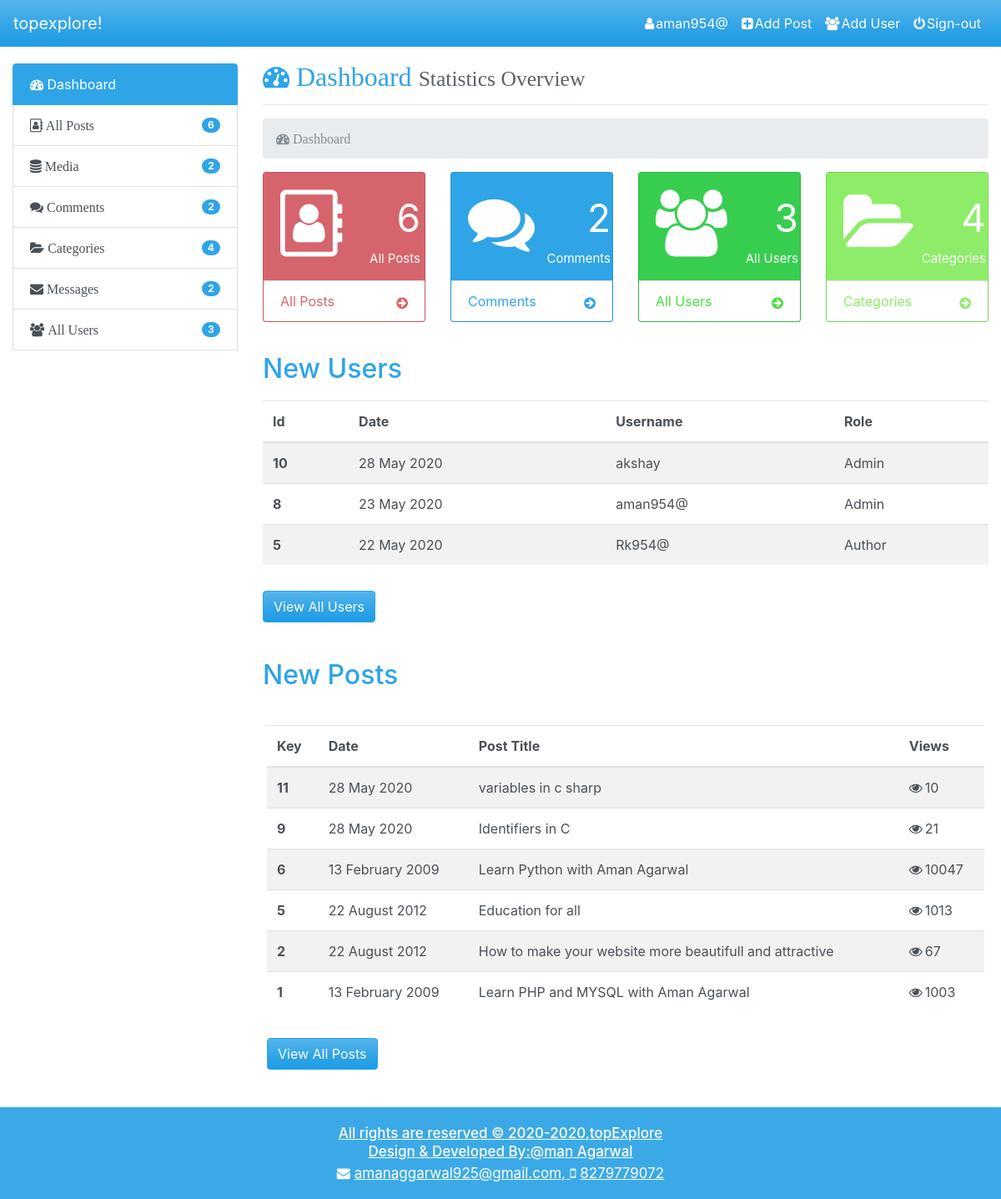
The page /admin/index.php (signed in) on the database its author committed.
### tables this page shows
CREATE TABLE `users` (
  `id` int(11) NOT NULL,
  `date` int(11) NOT NULL,
  `first_name` varchar(255) NOT NULL,
  `last_name` varchar(255) NOT NULL,
  `username` varchar(255) NOT NULL,
  `mail` varchar(255) NOT NULL,
  `image` varchar(255) NOT NULL,
  `password` varchar(255) NOT NULL,
  `role` varchar(255) NOT NULL,
  `details` text NOT NULL,
  `salt` varchar(255) NOT NULL DEFAULT '$2y$10$quickbrownfoxjumpsover'
);

CREATE TABLE `post` (
  `id` int(11) NOT NULL,
  `date` int(11) NOT NULL,
  `title` varchar(255) NOT NULL,
  `author` varchar(255) NOT NULL,
  `author_image` varchar(255) NOT NULL,
  `image` varchar(255) NOT NULL,
  `category` varchar(255) NOT NULL,
  `tags` varchar(255) NOT NULL,
  `post_data` text NOT NULL,
  `views` int(11) NOT NULL,
  `status` varchar(255) NOT NULL
);

### admin/index.php (the view, shortened to what this page needs)
<?php
 require_once('inc/top.php'); ?>
  </head>
  <body>
    <?php require_once('inc/nav.php');
     ?>
    <div class="container-fluid">
<div class="row" style="margin-top:20px;">
  <div class="col-lg-3 col-md-12 col-sm-12">
    <?php require_once('inc/sidebar.php'); ?>
</div>
<div class="col-lg-9 col-md-12 col-sm-12">
  <i class="fa fa-2x fa-tachometer" aria-hidden="true" style="color:#2fa4e7;">&nbsp;Dashboard <small style="color:#495057;opacity:0.9;">Statistics Overview</small></i>
<hr>
<ol class="breadcrumb">
  <li class="breadcrumb-item active"><i class="fa fa-tachometer" aria-hidden="true";>&nbsp;Dashboard</i></li>
</ol>
<div class="row">
<div class="col-lg-3  col-md-6  col-sm-12" >
<div class="card text-white koop mb-3" style="min-width:100%;background:#d6646c;height:180px;">
  <div class="card-body" style="background:#d6646c;padding-right:5px;">
    <div class="row" style="padding:0px;">
    <div class="col-4" style="float:left;margin:0px;">
<i class="fa fa-5x fa-address-book-o" aria-hidden="true" style="margin-right:10px;"></i>
</div>
<div class="col-lg-8 col-sm-8 col-xs-8 see" style="height:100%;margin:0px;" >
  <span style="float:right;font-size:46px;margin-left:10px;"><?php echo $p; ?></span>
<br>
<br>
<br>
  <div><span style="float:right;font-size:15px;">All Posts</span></div>
</div>
</div>
  </div>
<a href="allpost.php" style='text-decoration:none;'>   <div class="card-footer" style="background:white;color:#d6646c;">All Posts<i class="fa fa-arrow-circle-right" aria-hidden="true" style="float:right;margin-top:6.2px;"></i></div>
</div></a>
</div>
<div class="col-lg-3 col-md-6 col-sm-12">
  <div class="card text-white  mb-3" style="min-width:100%;background:#2fa4e7;height:180px;">
    <div class="card-body" style="background:#2fa4e7;padding-right:2px;">
      <div class="row">
      <div class="col-4">
<i class="fa fa-5x fa-comments" aria-hidden="true"></i>
</div>
<div class="col-lg-8 col-sm-8 col-xs-8 see" >
    <span style="float:right;font-size:46px;"><?php  echo $c;  ?></span>
  <br>
  <br>
  <br>
    <div><span style="float:right;font-size:15px;">Comments</span></div>
</div>
</div>
    </div>
    <a href="comments.php" style='text-decoration:none;'> <div class="card-footer" style="background:white;color:#2fa4e7;">Comments<i class="fa fa-arrow-circle-right" aria-hidden="true" style="float:right;margin-top:6.2px;"></i></div>
  </div></a>
</div>
<div class="col-lg-3 col-md-6 col-sm-12">
  <div class="card text-white  mb-3" style="min-width:100%;background:#37ce50;height:180px;">
    <div class="card-body" style="background:#37ce50;padding-right:2px;">
      <div class="row">
      <div class="col-4">
<i class="fa fa-5x fa-users" aria-hidden="true"></i>
</div>
<div class="col-lg-8 col-sm-8 see" >
    <span style="float:right;font-size:46px;"><?php echo $user;  ?></span>
  <br>
<br>
<br>
    <div><span style="float:right;font-size:15px;"> All Users</span></div>
</div>
</div>
    </div>
    <a href="users.php" style='text-decoration:none;'> <div class="card-footer" style="background:white;color:#44e03c;">All Users<i class="fa fa-arrow-circle-right" aria-hidden="true" style="float:right;margin-top:6.2px;"></i></div>
  </div></a>
</div>
<div class="col-lg-3 col-md-6 col-sm-12">
  <div class="card text-white  mb-3" style="min-width:100%;background:#8ded68;height:180px;">
    <div class="card-body" style="background:#8ded68;padding-right:2px;">
      <div class="row">
      <div class="col-4">
<i class="fa fa-5x fa-folder-open" aria-hidden="true"></i>
</div>
<div class="col-lg-8 col-sm-8 see" >
    <span style="float:right;font-size:46px;"><?php  echo $cat;    ?></span>
  <br>
<br>
<br>
    <div><span style="float:right;font-size:15px;">Categories</span></div>
</div>
</div>
    </div>
<a href="category.php" style='text-decoration:none;'> <div class="card-footer" style="background:white;color:#8ded68;">Categories<i class="fa fa-arrow-circle-right" aria-hidden="true" style="float:right;margin-top:6.2px;"></i></div>
</div></a>
</div>
</div>
<div class="row" style="width:100%;margin-left:0px;padding-left:0px;padding-right:0px;">
  <div class="col-lg-3">
  </div>
  <div class="col-lg-12  col-md-12 col-sm-12" style="padding-left:0px;padding-right:0px;">
<h2 style="margin-top:20px;margin-bottom:-5px;">New Users</h2>
<br>
<div >
<?php
$fetchq="SELECT * FROM users ORDER BY id DESC LIMIT 6";
$fetchcon=mysqli_query($conn,$fetchq);
if(mysqli_num_rows($fetchcon)>0)
{
?>
  <table class="table table-hover table-striped" style='max-width:100%;'>
    <thead>
      <tr>
        <th scope="col">Id</th>
        <th scope="col">Date</th>
        <th scope="col">Username</th>
        <th scope="col" class="next">Role</th>
      </tr>
    </thead>
    <tbody>
      <?php
      while($userrow=mysqli_fetch_array($fetchcon))
       {
         $userid=$userrow['id'];
         $userdate=getdate($userrow['date']);
         $userday=$userdate['mday'];
         $usermonth=$userdate['month'];
         $useryear=$userdate['year'];
         $username=$userrow['username'];
         $userrole=$userrow['role'];
         ?>
      <tr >
        <th scope="row"><?php echo $userid; ?></th>
        <td><?php echo $userday."&nbsp;".$usermonth."&nbsp;".$useryear; ?></td>
        <td><?php echo $username; ?></td>
        <td><?php echo $userrole; ?></td>
      </tr>
        <?php  }   ?>
    </tbody>
  </table>
<a href='users.php'><button class="btn btn-primary" style="margin-top:15px;">
View All Users
</button></a>
<?php   }
else
{
echo "<center><h2 style='color:violet'>No new user</h2></center>";
}
?>
</div>
<br>
<h2 style="margin-top:20px;margin-bottom:-45px;">New Posts</h2>
<div style='padding:5px;margin-bottom:40px;'>
<?php
$nq="SELECT * FROM post ORDER BY id DESC LIMIT 6";
$nc=mysqli_query($conn,$nq);
if(mysqli_num_rows($nc)>0)
{
?>
<table class="table table-hover table-striped" style="width:100%;margin-top:80px;">
  <thead>
    <tr>
      <th scope="col">Key</th>
      <th scope="col">Date</th>
      <th scope="col">Post Title</th>
      <th scope="col" class="next">Views</th>
    </tr>
  </thead>
  <tbody>
    <?php
    while($postrow=mysqli_fetch_array($nc))
    {
      $postid=$postrow['id'];
      $postdate=getdate($postrow['date']);
      $postday=$postdate['mday'];
      $postmonth=$postdate['month'];
      $postyear=$postdate['year'];
      $posttitle=$postrow['title'];
      $postviews=$postrow['views'];
    ?>
    <tr>
      <th scope="row"><?php  echo $postid;   ?></th>
      <td><?php  echo $postday."&nbsp;".$postmonth."&nbsp;".$postyear;   ?></td>
      <td><?php  echo $posttitle;   ?></td>
      <td><i class="fa fa-eye fa-1x" aria-hidden="true" style="margin-right:3px;"></i><?php  echo $postviews;   ?></td>
    </tr>
  <?php  }   ?>
  </tbody>
</table>
<?php
}
else
{
echo "<center><h2>No new Post</h2><center/>";
}
?><a href='allpost.php'>
<button class="btn btn-primary" style="margin-top:15px;">
View All Posts
</button></a>
</div>
</div>
</div>
</div>
</div>
</div>
</div>
<?php  require_once('inc/footer.php');   ?>
  </body>
</html>

### admin/admin.css (style rules this page uses)
.table { min-width:-20px; }
html,body { height:100vh; min-height: 100vh !important; height: 100vh; position:relative; }

### rows shown on the page
users: id "10", date "28", date "May", date "2020", username "akshay", role "Admin"
users: id "8", date "23", date "May", date "2020", username "aman954@", role "Admin"
users: id "5", date "22", date "May", date "2020", username "Rk954@", role "Author"
post: id "11", date "28", date "May", date "2020", title "variables in c sharp", views "10"
post: id "9", date "28", date "May", date "2020", title "Identifiers in C", views "21"
post: id "6", date "13", date "February", date "2009", title "Learn Python with Aman Agarwal", views "10047"
post: id "5", date "22", date "August", date "2012", title "Education for all", views "1013"
post: id "2", date "22", date "August", date "2012", title "How to make your website more beautifull and attractive", views "67"
post: id "1", date "13", date "February", date "2009", title "Learn PHP and MYSQL with Aman Agarwal", views "1003"

### other values the page prints
$_SESSION['username'] "aman954@"
$p "6"
$m "2"
$c "2"
$cat "4"
$user "3"
